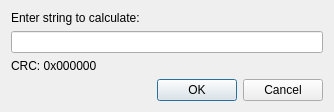
<?xml version="1.0" encoding="UTF-8"?>
<ui version="4.0">
 <class>CRCCalculatorDialog</class>
 <widget class="QDialog" name="CRCCalculatorDialog">
  <property name="geometry">
   <rect>
    <x>0</x>
    <y>0</y>
    <width>334</width>
    <height>112</height>
   </rect>
  </property>
  <property name="windowTitle">
   <string>Dialog</string>
  </property>
  <layout class="QVBoxLayout" name="verticalLayout">
   <item>
    <widget class="QLabel" name="label">
     <property name="text">
      <string>Enter string to calculate:</string>
     </property>
    </widget>
   </item>
   <item>
    <widget class="QLineEdit" name="lineEdit_CRC"/>
   </item>
   <item>
    <widget class="QLabel" name="label_CRC">
     <property name="text">
      <string>CRC: 0x000000</string>
     </property>
     <property name="textInteractionFlags">
      <set>Qt::LinksAccessibleByMouse|Qt::TextSelectableByKeyboard|Qt::TextSelectableByMouse</set>
     </property>
    </widget>
   </item>
   <item>
    <widget class="QDialogButtonBox" name="buttonBox">
     <property name="orientation">
      <enum>Qt::Horizontal</enum>
     </property>
     <property name="standardButtons">
      <set>QDialogButtonBox::Cancel|QDialogButtonBox::Ok</set>
     </property>
    </widget>
   </item>
  </layout>
 </widget>
 <resources/>
 <connections>
  <connection>
   <sender>buttonBox</sender>
   <signal>accepted()</signal>
   <receiver>CRCCalculatorDialog</receiver>
   <slot>accept()</slot>
   <hints>
    <hint type="sourcelabel">
     <x>248</x>
     <y>254</y>
    </hint>
    <hint type="destinationlabel">
     <x>157</x>
     <y>274</y>
    </hint>
   </hints>
  </connection>
  <connection>
   <sender>buttonBox</sender>
   <signal>rejected()</signal>
   <receiver>CRCCalculatorDialog</receiver>
   <slot>reject()</slot>
   <hints>
    <hint type="sourcelabel">
     <x>316</x>
     <y>260</y>
    </hint>
    <hint type="destinationlabel">
     <x>286</x>
     <y>274</y>
    </hint>
   </hints>
  </connection>
 </connections>
</ui>
